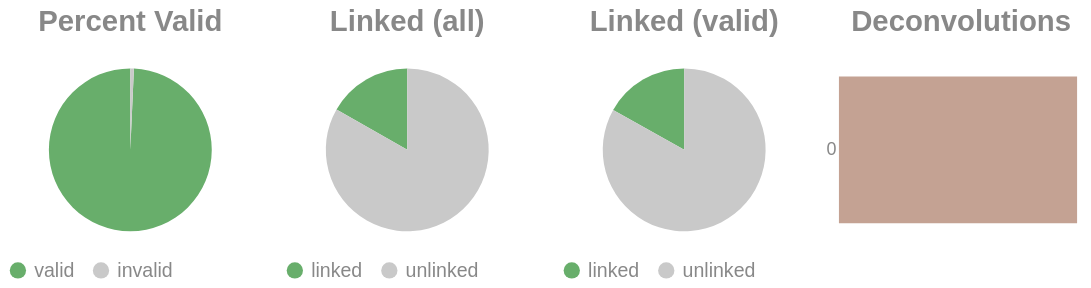

The cell this chart's notebook holds for it:
### Code cell
if SKIPLR:
    pass
else:
    clash = Counter()
    for i in valids['molecule'].to_list():
        _mol = i.split("-")
        if len(_mol) == 1:
            clash.update('0')
        else:
            clash.update(_mol[-1])

    _d = {"deconvolutions": [], 'count': []}
    for k,v in clash.items():
        _d['deconvolutions'].append(k)
        _d['count'].append(v)

    tot_valid = valids['reads'].sum()
    mask = valids['reads'] >= 2
    n_linked_reads = valids.filter(mask)['reads'].sum()
    if n_linked_reads == 0:
        print_html("No linked molecules (>=2 reads) were detected; skipping linked-only distributions.")
        SKIPLR = True
    else:
        perc_valid = round(tot_valid / n_reads, 4)
        linked_perc_abs = round(n_linked_reads / n_reads, 4)
        linked_perc = round(n_linked_reads / tot_valid, 4)

    _valid = pl.DataFrame({"valids": ['valid', 'invalid'], "count": [tot_valid, n_reads - tot_valid]})
    _linked_abs = pl.DataFrame({"linked (absolute)": ['linked', 'unlinked'], "count": [n_linked_reads, n_reads - n_linked_reads]})
    _linked_rel = pl.DataFrame({"linked (valids)": ['linked', 'unlinked'], "count": [n_linked_reads, tot_valid - n_linked_reads]})

    (
        alt.hconcat(
            piechart(_valid, goodval = 'valid', title = "Percent Valid"),
            piechart(_linked_abs, goodval = "linked", title =  "Linked (all)"),
            piechart(_linked_rel, goodval = "linked", title =  "Linked (valid)"),
            convolutionbar(pl.DataFrame(_d), title = "Deconvolutions"),
            center = True,
            bounds = 'flush'
        )
        .resolve_scale(color='independent')
        .resolve_legend('independent')
        .properties(usermeta={'embedOptions': {"actions": False}})
    ).display()

### Figure 1 — Vega-Lite specification as saved in the notebook (floating-point values rounded to 4 significant figures)
{"width": "container", "height": 400, "config": {"title": {"anchor": "start", "dy": -15, "fontSize": 18, "color": "#888888", "subtitleColor": "#888888", "subtitleFontSize": 14}, "arc": {"fill": "#0072B2"}, "axis": {"domainColor": "#888888", "domainWidth": 0.5, "gridWidth": 0.2, "grid": false, "titleFontWeight": 400, "titleFontSize": 15, "labelFontSize": 11, "labelColor": "#888888", "tickColor": "#888888", "tickWidth": 0.2, "titleColor": "#888888"}, "axisBand": {"grid": false}, "axisX": {"grid": true, "tickSize": 10, "domainCap": "round"}, "axisY": {"domain": false, "grid": true, "tickSize": 0, "domainCap": "round"}, "background": "transparent", "header": {"labelFontSize": 15, "labelColor": "#888888", "titleFontSize": 15, "titleFontWeight": 600, "titleColor": "#888888"}, "legend": {"labelFont": "sans-serif", "labelFontSize": 12, "labelColor": "#888888", "symbolSize": 100, "symbolType": "circle", "titleFontSize": 12, "titlePadding": 10, "titleColor": "#888888", "title": null}, "range": {"category": ["#E69F00", "#56B4E9", "#009E73", "#F0E442", "#0072B2", "#D55E00", "#CC79A7", "#000000"], "diverging": ["#cfe8f3", "#a2d4ec", "#73bfe2", "#46abdb", "#1696d2", "#12719e"]}, "area": {"fill": "#0072B2", "fillOpacity": 0.7, "line": true, "strokeOpacity": 0.7}, "line": {"color": "#0072B2", "stroke": "#0072B2", "strokeWidth": 2}, "trail": {"color": "#0072B2", "stroke": "#0072B2", "strokeWidth": 0, "size": 1}, "point": {"filled": true, "fillOpacity": 1.0, "size": 95}, "text": {"color": "#888888", "fontSize": 11, "align": "right", "fontWeight": 400, "size": 11}, "bar": {"fill": "#0072B2", "stroke": null}, "view": {"stroke": null, "continuousWidth": 660, "continuousHeight": 400}}, "hconcat": [{"data": {"name": "data-c57ebb6bae69eb91141628b29164d21e"}, "mark": {"type": "arc"}, "encoding": {"color": {"field": "valids", "legend": {"orient": "bottom", "title": null}, "scale": {"domain": ["valid", "invalid"], "range": ["#68ae6b", "#C9C9C9"]}, "title": "Valids", "type": "nominal"}, "theta": {"field": "count", "type": "quantitative"}, "tooltip": [{"field": "valids", "title": "Valids", "type": "ordinal"}, {"field": "percent", "format": ".2%", "title": "Percent", "type": "quantitative"}, {"field": "count", "title": "Count", "type": "quantitative"}]}, "height": 100, "title": {"text": "Percent Valid", "align": "center", "anchor": "middle"}, "transform": [{"calculate": "datum.count / 3238165", "as": "percent"}], "width": 150}, {"data": {"name": "data-0a40bdc58b4a96508da8b26d3d42a200"}, "mark": {"type": "arc"}, "encoding": {"color": {"field": "linked (absolute)", "legend": {"orient": "bottom", "title": null}, "scale": {"domain": ["linked", "unlinked"], "range": ["#68ae6b", "#C9C9C9"]}, "title": "Linked (Absolute)", "type": "nominal"}, "theta": {"field": "count", "type": "quantitative"}, "tooltip": [{"field": "linked (absolute)", "title": "Linked (Absolute)", "type": "ordinal"}, {"field": "percent", "format": ".2%", "title": "Percent", "type": "quantitative"}, {"field": "count", "title": "Count", "type": "quantitative"}]}, "height": 100, "title": {"text": "Linked (all)", "align": "center", "anchor": "middle"}, "transform": [{"calculate": "datum.count / 3238165", "as": "percent"}], "width": 150}, {"data": {"name": "data-88d427c697aa1d250b27b5f2872e6a09"}, "mark": {"type": "arc"}, "encoding": {"color": {"field": "linked (valids)", "legend": {"orient": "bottom", "title": null}, "scale": {"domain": ["linked", "unlinked"], "range": ["#68ae6b", "#C9C9C9"]}, "title": "Linked (Valids)", "type": "nominal"}, "theta": {"field": "count", "type": "quantitative"}, "tooltip": [{"field": "linked (valids)", "title": "Linked (Valids)", "type": "ordinal"}, {"field": "percent", "format": ".2%", "title": "Percent", "type": "quantitative"}, {"field": "count", "title": "Count", "type": "quantitative"}]}, "height": 100, "title": {"text": "Linked (valid)", "align": "center", "anchor": "middle"}, "transform": [{"calculate": "datum.count / 3215348", "as": "percent"}], "width": 150}, {"data": {"name": "data-0f377ab05a812e206160a2edc8f09b32"}, "mark": {"type": "bar"}, "encoding": {"color": {"field": "deconvolutions", "legend": null, "scale": {"scheme": "lightgreyred"}, "type": "nominal"}, "tooltip": [{"field": "deconvolutions", "title": "Deconvolutions", "type": "ordinal"}, {"field": "percent", "format": ".2%", "title": "Percent", "type": "quantitative"}, {"field": "count", "title": "Count", "type": "quantitative"}], "x": {"axis": null, "field": "count", "type": "quantitative"}, "y": {"field": "deconvolutions", "sort": "ascending", "title": null, "type": "nominal"}}, "height": 100, "title": {"text": "Deconvolutions", "align": "center", "anchor": "middle"}, "transform": [{"calculate": "datum.count / 2923911", "as": "percent"}], "width": 150}], "bounds": "flush", "center": true, "resolve": {"legend": {"angle": "independent"}, "scale": {"color": "independent"}}, "usermeta": {"embedOptions": {"actions": false}}, "$schema": "https://vega.github.io/schema/vega-lite/v6.1.0.json", "datasets": {"data-c57ebb6bae69eb91141628b29164d21e": [{"valids": "valid", "count": 3215348}, {"valids": "invalid", "count": 22817}], "data-0a40bdc58b4a96508da8b26d3d42a200": [{"linked (absolute)": "linked", "count": 542171}, {"linked (absolute)": "unlinked", "count": 2695994}], "data-88d427c697aa1d250b27b5f2872e6a09": [{"linked (valids)": "linked", "count": 542171}, {"linked (valids)": "unlinked", "count": 2673177}], "data-0f377ab05a812e206160a2edc8f09b32": [{"deconvolutions": "0", "count": 2923911}]}}
